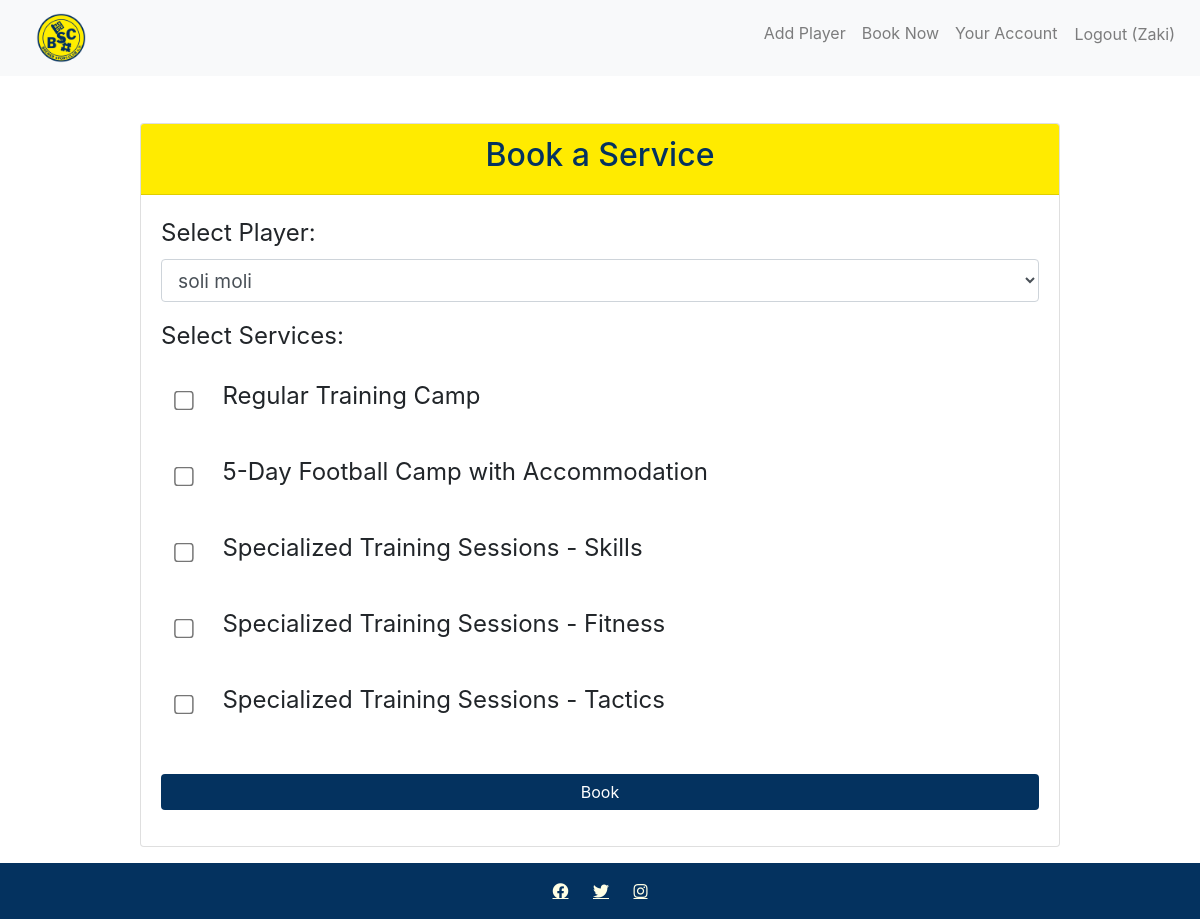
The app's page /book_service/ (signed in) with its own data.
### football_camp/models.py (models this page shows, shortened)
class Service(models.Model):
    TRAININGS = (("skills", "Skills"), ("fitness", "Fitness"), ("tactics", "Tactics"), ("all", "All"))
    title = models.CharField(max_length=100, null=False, blank=False, verbose_name="Service Title")
    focus = models.CharField(max_length=200, verbose_name="Service Focus")
    duration = models.CharField(max_length=100, verbose_name="Service Duration")
    features = models.TextField(verbose_name="Service Features")
    training = models.CharField(max_length=10, choices=TRAININGS, null=True, blank=True, verbose_name="Training Type")
    image = models.ImageField(upload_to='services/', blank=True, null=True, verbose_name="Service Image")
    class Meta:
        verbose_name = "Service"
        verbose_name_plural = "Services"

### football_camp/views.py (the view, shortened to what this page needs)
# urls.py: path('book_service/', views.book_service, name='book_service'),
@login_required
def book_service(request):
    user = request.user
    players = Player.objects.filter(user=user)
    if not players.exists():
        messages.info(request, "You need to add a player first. Please add a player.")
        return redirect('manage_players')
    services = Service.objects.all()
    return render(request, 'football_camp/book_service.html', {'players': players, 'services': services})

### football_camp/templates/football_camp/book_service.html (shortened to what this page needs)
{% extends 'football_camp/base.html' %}
{% block content %}
<div class="container">
    <div class="row justify-content-center">
        <div class="col-md-10">
            <div class="card mt-5">
                <div class="card-header text-center">
                    <h2>Book a Service</h2>
                </div>
                <div class="card-body">
                    <form method="POST" enctype="multipart/form-data">
                        <div class="form-group">
                            <label for="player">Select Player:</label>
                            <select name="player_id" id="player" class="form-control">
                                {% for player in players %}
                                <option value="{{ player.id }}">{{ player.first_name }} {{ player.last_name }}</option>
                                {% endfor %}
                            </select>
                        </div>
                        <div class="form-group">
                            <label for="services">Select Services:</label>
                            {% for service in services %}
                            <div class="form-check form-check-inline full-width">
                                <input class="form-check-input" type="checkbox" name="service_ids" value="{{ service.id }}"
                                    id="service_{{ service.id }}">
                                <label class="form-check-label" for="service_{{ service.id }}">
                                    {{ service.title }}
                                </label>
                            </div>
                            {% endfor %}
                        </div>
                        <div class="text-center">
                            <button type="submit" class="btn btn-primary">Book</button>
                        </div>
                    </form>
                </div>
            </div>
        </div>
    </div>
</div>
{% endblock %}

### football_camp/templates/football_camp/base.html (shortened to what this page needs)
<!DOCTYPE html>
<html lang="en">
<head>
    {% load static %}
    <link rel="stylesheet" href="{% static 'css/style.css' %}">
    <link rel="stylesheet" href="https://maxcdn.bootstrapcdn.com/bootstrap/4.5.2/css/bootstrap.min.css">
    <link rel="stylesheet" href="https://cdnjs.cloudflare.com/ajax/libs/font-awesome/5.15.3/css/all.min.css">
</head>
<body>
    <div class="wrapper">
        <nav class="navbar navbar-expand-lg navbar-light bg-light fixed-top">
            <a class="navbar-brand" href="{% url 'home' %}"><img src="{% static 'images/bsc-logo-.png' %}" alt="bsc-hastet-logo" class="logo-img-nav"></a>
            <div class="collapse navbar-collapse" id="navbarNav">
                <ul class="navbar-nav ml-auto">
                    {% if user.is_authenticated %}
                    <li class="nav-item">
                        <a class="nav-link" href="{% url 'manage_players' %}">Add Player</a>
                    </li>
                    <li class="nav-item">
                        <a class="nav-link" href="{% url 'book_service' %}">Book Now</a>
                    </li>
                    <li class="nav-item">
                        <a class="nav-link" href="{% url 'user_account' %}">Your Account</a>
                    </li>
                    <li class="nav-item">
                        <form method="post" action="{% url 'logout' %}">
                            <button type="submit" class="nav-link btn btn-link" style="cursor: pointer;">Logout
                                ({{ user.username }})</button>
                        </form>
                    </li>
                    {% endif %}
                </ul>
            </div>
        </nav>
        <main class="flex-shrink-0">
            {% block content %}{% endblock %}
        </main>
        <footer class="text-center mt-auto">
            <a href="https://facebook.com" target="_blank" class="fab fa-facebook"></a>
            <a href="https://twitter.com" target="_blank" class="fab fa-twitter"></a>
            <a href="https://instagram.com" target="_blank" class="fab fa-instagram"></a>
        </footer>
    </div>
</body>
</html>

### football_camp/static/css/style.css (style rules this page uses)
html, body { margin: 0; height: 100%; }
.wrapper { display: flex; min-height: 100vh; flex-direction: column; justify-content: space-between; }
.flex-shrink-0 { padding-top: 75px; }
main { flex: 1; }
.logo-img-nav { height: 50px; margin-left: 20px; }
.card-header { background-color: #ffeb00 !important; color: #04325F; }
.card-body { padding: 2rem; }
.card-body form { margin-bottom: 1rem; }
.card-body input { width: 100%; }
.card-body label { font-size: 1.3rem; }
.btn-primary { background-color: #04325F !important; border: none !important; color: #FFFFFF; padding: 0.75rem; font-size: 1rem; width: 100%; border-radius: 0; }
.text-center a { color: #04325F; text-decoration: underline; }
.form-group { width: 100%; margin-bottom: 1rem; }
.form-group label { width: 100%; text-align: left; margin-bottom: 0.5rem; }
.form-group input, .form-group select, .form-group textarea { width: 100%; }
.btn-primary { width: 100%; margin-top: 1rem; }
.form-group label, .form-group input::placeholder, .form-group select, .form-group textarea { font-size: 1.5em; }
.form-group input, .form-group select, .form-group textarea { font-size: 1.2em; }
ul { padding: 0; list-style: none; }
ul li { margin-bottom: 0.5rem; }
ul li a { text-decoration: none; color: #04325F; }
footer { background-color: #04325F; color: #FFFFE5; text-align: center; padding: 1rem 0; }
footer .fab { color: #ffffe5; margin: 0px 10px 0px 10px; }
.justify-content-center { margin-bottom: 1rem; }
.form-control { width: 100% !important; }
.form-group select, .form-group .form-check-input { width: 50px; }
.form-check-input { margin-right: 10px; transform: scale(1.5); }
.form-check { display: flex !important; justify-content: space-between; padding-top: 1rem; padding-bottom: 1rem; }
.form-check-label { font-size: 1.5em; margin-left: 10px; }

### records on screen
Service: title "Regular Training Camp"
Service: title "5-Day Football Camp with Accommodation"
Service: title "Specialized Training Sessions - Skills"
Service: title "Specialized Training Sessions - Fitness"
Service: title "Specialized Training Sessions - Tactics"

### other values on screen
{{ user.username }} "Zaki"
form field player_id "soli moli"
